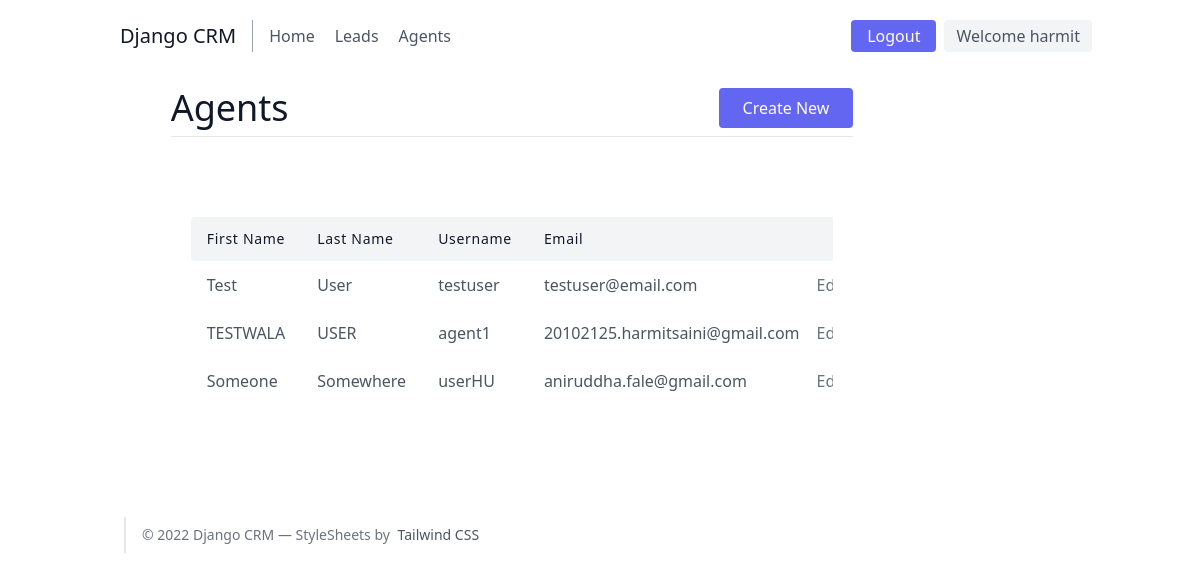
The page /agents/ (signed in) on the database its author committed.
### Leads/models.py (models this page shows, shortened)
class User(AbstractUser):
    is_organizer = models.BooleanField(default=True)
    is_agent = models.BooleanField(default=False)

class Agent(models.Model):
    user = models.OneToOneField(User, on_delete=models.CASCADE)
    organization = models.ForeignKey(UserProfile, on_delete=models.CASCADE)

### agents/views.py (the view)
# urls.py: path('', views.AgentListView.as_view(), name="agent-home"),
class AgentListView(OrganizerAndLoginRequiredMixin, ListView):
    template_name = "agents/agent_list.html"
    def get_queryset(self):
        return Agent.objects.filter(organization=self.request.user.userprofile)

### agents/mixins.py (called while the page is built)
    def dispatch(self, request, *args, **kwargs):
        if not request.user.is_authenticated or not request.user.is_organizer:
            return redirect("lead-home")
        return super().dispatch(request, *args, **kwargs)

### agents/templates/agents/agent_list.html (shortened to what this page needs)
{% extends 'basic.html' %}
{% block body %}
<div class="container">
     <div class="lg:w-2/3 w-full mx-auto overflow-auto mt-4">
         {% if request.user.is_organizer %}
        <a class="flex ml-auto text-white bg-indigo-500 border-0 py-2 md:mb-2 px-6 focus:outline-none hover:bg-indigo-600 rounded" style="float:right!important;" href="{% url 'agent-create' %}">Create New</a>
         {% endif %}
         <h3 class="sm:text-4xl text-3xl font-medium title-font mb-2 text-gray-900">Agents</h3>
         <hr>
        <section class="text-gray-600 body-font">
          <div class="container px-5 py-20 mx-auto flex flex-wrap">
                <div class="lg:w-3/3 w-full mx-auto overflow-auto">
                  <table class="table-auto w-full text-left whitespace-no-wrap">
                    <thead>
                      <tr>
                        <th class="px-4 py-3 title-font tracking-wider font-medium text-gray-900 text-sm bg-gray-100 rounded-tl rounded-bl">First Name</th>
                        <th class="px-4 py-3 title-font tracking-wider font-medium text-gray-900 text-sm bg-gray-100">Last Name</th>
                        <th class="px-4 py-3 title-font tracking-wider font-medium text-gray-900 text-sm bg-gray-100">Username</th>
                        <th class="px-4 py-3 title-font tracking-wider font-medium text-gray-900 text-sm bg-gray-100">Email</th>
                        <th class="w-10 title-font tracking-wider font-medium text-gray-900 text-sm bg-gray-100 rounded-tr rounded-br"></th>
                      </tr>
                    </thead>
                      <tbody>
                      {% for agent in object_list %}
                          <tr>
                            <td class="px-4 py-3 hover:text-blue-500"><a href="{% url 'agent-details' agent.id %}">{{ agent.user.first_name }}</a></td>
                            <td class="px-4 py-3">{{ agent.user.last_name }}</td>
                            <td class="px-4 py-3">{{ agent.user.username }}</td>
                            <td class="px-4 py-3">{{ agent.user.email }}</td>
                            <td class="w-10 text-center">
                                <a class="text-gray-500 hover:text-blue-500" href="{% url 'agent-update' agent.id %}">Edit</a>
                            </td>
                          </tr>
                      {% endfor %}
                      </tbody>
                  </table>
                </div>
            </div>
        </section>
    </div>
</div>
{% endblock %}

### templates/basic.html (shortened to what this page needs)
<!DOCTYPE html>
<html lang="en">
<head>
    <script src="https://cdn.tailwindcss.com"></script>
</head>
<body>
<header class="text-gray-600 body-font">
  <div class="container mx-auto flex flex-wrap p-5 flex-col md:flex-row items-center">
    <a href="{% url 'landing-page' %}" class="flex title-font font-medium items-center text-gray-900 mb-4 md:mb-0">
      <span class="ml-3 text-xl">Django CRM</span>
    </a>
    <nav class="md:mr-auto md:ml-4 md:py-1 md:pl-4 md:border-l md:border-gray-400	flex flex-wrap items-center text-base justify-center">
      <a href="{% url 'landing-page' %}" class="mr-5 hover:text-gray-900">Home</a>
        {% if request.user.is_authenticated %}
      <a href="{% url 'lead-home' %}" class="mr-5 hover:text-gray-900">Leads</a>
        {% if request.user.is_organizer %}
      <a href="{% url 'agent-home' %}" class="mr-5 hover:text-gray-900">Agents</a>
        {% endif %}
        {% endif %}
    </nav>
      {% if not request.user.is_authenticated %}
    <a href="{% url 'login' %}" class="flex ml-auto text-white bg-indigo-500 border-0 py-1 md:mr-2 px-4 focus:outline-none hover:bg-indigo-600 rounded">
          Login
    </a>
    <a href="{% url 'signup' %}" class="inline-flex items-center bg-gray-100 border-0 py-1 px-3 focus:outline-none hover:bg-gray-200 rounded text-base mt-4 md:mt-0">Sign Up
      <svg fill="none" stroke="currentColor" stroke-linecap="round" stroke-linejoin="round" stroke-width="2" class="w-4 h-4 ml-1" viewBox="0 0 24 24">
        <path d="M5 12h14M12 5l7 7-7 7"></path>
      </svg>
    </a>
      {% else %}
      <a href="{% url 'logout' %}" class="flex ml-auto text-white bg-indigo-500 border-0 py-1 md:mr-2 px-4 focus:outline-none hover:bg-indigo-600 rounded">
          Logout
    </a>
     <button class="inline-flex items-center bg-gray-100 border-0 py-1 px-3 focus:outline-none hover:bg-gray-200 rounded text-base mt-4 md:mt-0">Welcome {{ request.user.username }}
    </button>
      {% endif %}
  </div>
</header>
{% block body %}
{% endblock %}
<footer class="text-gray-600 body-font">
  <div class="container px-5 py-8 mx-auto flex items-center sm:flex-row flex-col">
    <p class="text-sm text-gray-500 sm:ml-4 sm:pl-4 sm:border-l-2 sm:border-gray-200 sm:py-2 sm:mt-0 mt-4">© 2022 Django CRM — StyleSheets by
      <a href="https://tailwindcss.com/docs/installation/play-cdn" class="text-gray-600 ml-1" rel="noopener noreferrer" target="_blank">Tailwind CSS</a>
    </p>
  </div>
</footer>
</body>
</html>

### rows shown on the page
User: user.username "harmit"
Agent: user.first_name "Test", user.last_name "User", user.username "testuser", user.email "testuser@email.com"
Agent: user.first_name "TESTWALA", user.last_name "USER", user.username "agent1", user.email "20102125.harmitsaini@gmail.com"
Agent: user.first_name "Someone", user.last_name "Somewhere", user.username "userHU", user.email "aniruddha.fale@gmail.com"
